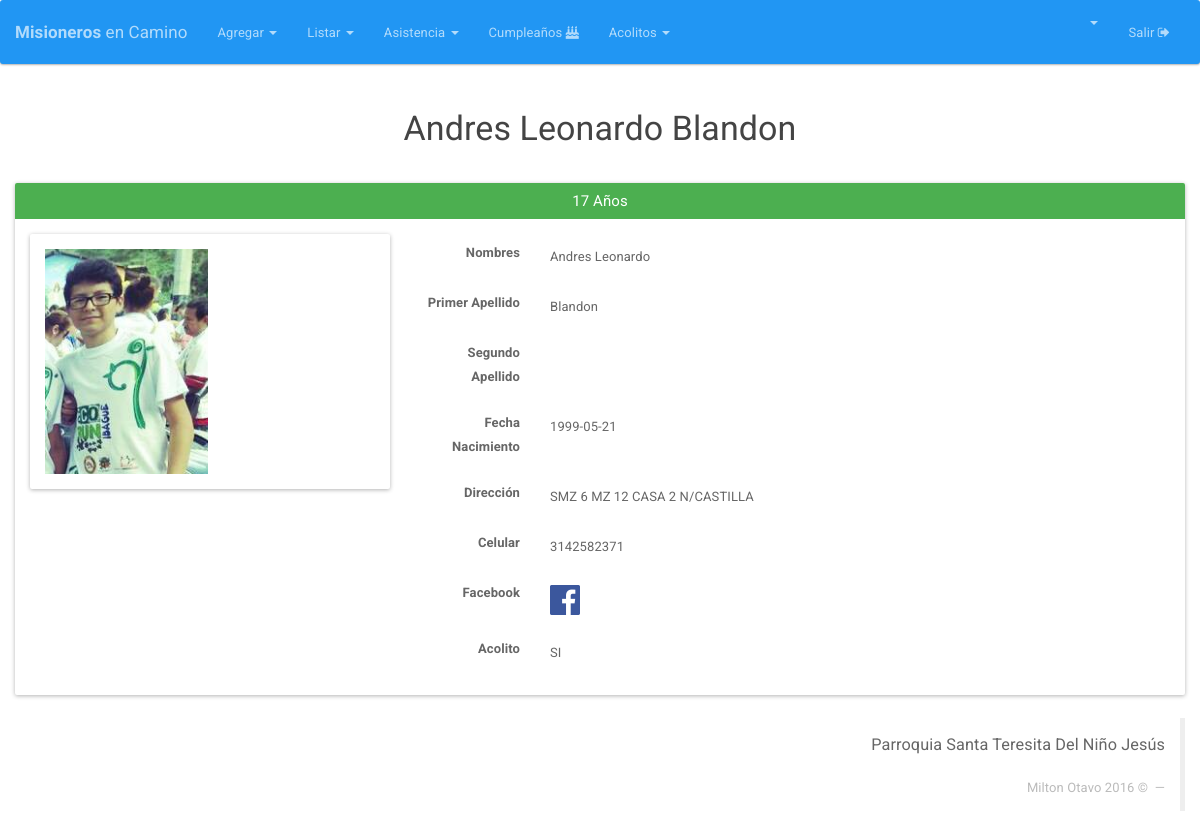
The page /Integrantes/ver/1 (signed in) on the database its author committed.
### tables this page shows
CREATE TABLE IF NOT EXISTS `integrante` (
  `DOCUMENTO` int(12) NOT NULL AUTO_INCREMENT,
  `NOMBRES` varchar(25) NOT NULL,
  `PRIMER_APELLIDO` varchar(15) NOT NULL,
  `SEGUNDO_APELLIDO` varchar(15) DEFAULT NULL,
  `GENERO` varchar(2) DEFAULT NULL,
  `FECHA_NACIMIENTO` date NOT NULL,
  `DIRECCION` varchar(50) DEFAULT NULL,
  `CELULAR` varchar(200) DEFAULT NULL,
  `CORREO` varchar(50) DEFAULT NULL,
  `ACOLITO` tinyint(1) DEFAULT NULL,
  `COORDINADOR` tinyint(1) DEFAULT NULL,
  `IMAGEN` longtext,
  `FECHA_INGRESO` date DEFAULT NULL,
  `FECHA_REGISTRO` timestamp NOT NULL DEFAULT CURRENT_TIMESTAMP ON UPDATE CURRENT_TIMESTAMP,
  `ESTADO` varchar(20) NOT NULL DEFAULT 'ASISTENTE',
  PRIMARY KEY (`DOCUMENTO`)
);

### index.php (called while the page is built, shortened)
<?php
if (isset($_SESSION['app_id'])) {
	require_once "Core/Models/Conexion.php";
}
Core\Config\Enrutador::run(new Core\Config\Request());
?>

### Core/Models/Conexion.php (called while the page is built, shortened)
<?php namespace Core\Models;
class Conexion{
	private $datos= array (
		"host"=>DB_HOST,
		"user"=>DB_USER,
		"pass"=>DB_PASS,
		"db"=>DB_NAME
		);
	private $db;
	public function __construct()
	{
		$this->db = new \mysqli(
			$this->datos['host'],
			$this->datos['user'],
			$this->datos['pass'],
			$this->datos['db']
			);
		$this->db-> set_charset("utf8");
	}
	public function consultaRetorno($sql){
		$datos = $this->db->query($sql);
		return $datos;
	}
}
?>

### Core/Config/Request.php (called while the page is built, shortened)
<?php namespace Core\Config;
class Request{
	private $metodo;
	private $argumento;
	public function __construct(){
		if(isset($_GET['url'])){
			$ruta = filter_input(INPUT_GET, 'url', FILTER_SANITIZE_URL);
			$ruta = explode("/", $ruta);
			$ruta = array_filter($ruta);
			if($ruta[0] == "index.php"){
				$this->controlador = "Login";
			}else{
				$this->controlador = strtolower(array_shift($ruta));
			}
			$this->metodo = strtolower(array_shift($ruta));
			$this->argumento = $ruta;
		}else{
			$this->controlador = "Login";
			$this->metodo = "index";
		}
	}
	public function getMetodo(){
		return $this->metodo;
	}
	public function getArgumento(){
		return $this->argumento;
	}
}
?>

### Core/Controllers/IntegrantesController.php (called while the page is built, shortened)
<?php namespace Core\Controllers;
class IntegrantesController{
	private $integrante;
	public function __construct(){
		$this->integrante = new Integrante();
	}
	public function ver($id){
		if (isset($id)) {
			$this->integrante->__set("documento", $id);
			$data=$this->integrante->view();
			$datos = mysqli_fetch_assoc($data);
			return $datos;
		}
	}
}
?>

### Core/Models/Integrante.php (called while the page is built, shortened)
<?php namespace Core\Models;
class Integrante {
	private $documento;
	private $db;
	public function __construct(){
		$this->db = new Conexion();
	}
	public function view(){
		$sql="SELECT i.*, YEAR(CURDATE())-YEAR(i.FECHA_NACIMIENTO) + IF(DATE_FORMAT(CURDATE(),'%m-%d') > DATE_FORMAT(i.FECHA_NACIMIENTO,'%m-%d'), 0, -1) AS EDAD_ACTUAL FROM integrante i WHERE DOCUMENTO='{$this->documento}'";
		$datos = $this->db->consultaRetorno($sql);
		return $datos;
	}
}
?>

### HTML/Integrantes/ver.php (the view, shortened to what this page needs)
  <html>
  <head>
  	<?php include(HTML_DIR.'/overall/header.php') ?>
  </head>
  <body>
  	<?php include(HTML_DIR.'/overall/nav.php') ?>
  	<div  class="container-fluid">
  		<h3  align="center"><?php echo $datos['NOMBRES'] ." ". $datos['PRIMER_APELLIDO']." ". $datos['SEGUNDO_APELLIDO'] ; ?></h3>
  		<br>
  		<div class="panel panel-success">
  			<div class="panel-heading">
  				<h3 class="panel-title" align="center"> <?php echo  $datos['EDAD_ACTUAL'] . " " . "Años";    ?></h3>
  			</div>
  			<div class="panel-body">
  				<div class="row">
  					<div class="col-md-4">
  						<div class="panel panel-default">
  							<div class="panel-body">
  								<img class="img-responsive" src="<?php echo URL;?>HTML/Integrantes/avatars/<?php echo  !empty($datos['IMAGEN']) ? $datos['IMAGEN'] : 'no-image.png'    ; ?>" required>
  							</div>
  						</div>
  					</div>
  					<div class="col-md-8">
  						<div class="form-horizontal" >
                <div class="form-group">
                 <label for="inputNombres" class="col-lg-2 control-label">Nombres</label>
                 <div class="ver col-lg-10">
                  <?php echo $datos['NOMBRES']; ?>
                </div>
              </div>
              <div class="form-group">
               <label for="inputPrimerApellido" class="col-lg-2 control-label">Primer Apellido</label>
               <div class="ver col-lg-10">
                <?php echo $datos['PRIMER_APELLIDO']; ?>
              </div>
            </div>
            <div class="form-group">
             <label for="inputSegundoApellido" class="col-lg-2 control-label">Segundo Apellido</label>
             <div class="ver col-lg-10">
            </div>
          </div>
          <div class="form-group">
           <label for="inputFechaNacimiento" class="col-lg-2 control-label">Fecha Nacimiento</label>
           <div class="ver col-lg-10">
            <?php echo $datos['FECHA_NACIMIENTO']; ?>
          </div>
        </div>
        <div class="form-group">
         <label for="inputDireccion" class="col-lg-2 control-label">Dirección</label>
         <div class="ver col-lg-10">
          <?php echo $datos['DIRECCION']; ?>
        </div>
      </div>
      <div class="form-group">
       <label for="inputCelular" class="col-lg-2 control-label">Celular</label>
       <div class="ver col-lg-10">
        <?php echo $datos['CELULAR']; ?>
      </div>
    </div>
    <div class="form-group">
     <label for="inputEmail" class="col-lg-2 control-label">Facebook</label>
     <div class="ver col-lg-10">
      <a href="https://www.facebook.com/<?php echo $datos['CORREO']; ?>" target="_blank">
       <img src="<?php echo URL; ?>Views/images/Facebook_logo.png" width="30px">
     </a>
   </div>
 </div>
 <div class="form-group">
   <label class="col-lg-2 control-label">Acolito</label>
   <div class="ver col-lg-10">
    <?php echo ($datos['ACOLITO']=='1') ? "SI" : "NO" ?>
  </div>
</div>
</div>
</div>
</div>
</div>
</div>
</div>
<?php include(HTML_DIR.'/overall/footer.php') ?>
</body>
</html>

### Views/css/general.css (style rules this page uses)
.ver { padding-top:11px; }
label { font-weight: bold; }

### rows shown on the page
integrante: NOMBRES "Andres Leonardo", PRIMER_APELLIDO "Blandon", IMAGEN (picture), FECHA_NACIMIENTO "1999-05-21", DIRECCION "SMZ 6 MZ 12 CASA 2 N/CASTILLA", CELULAR "3142582371"

### other values the page prints
$datos['EDAD_ACTUAL'] "17"
